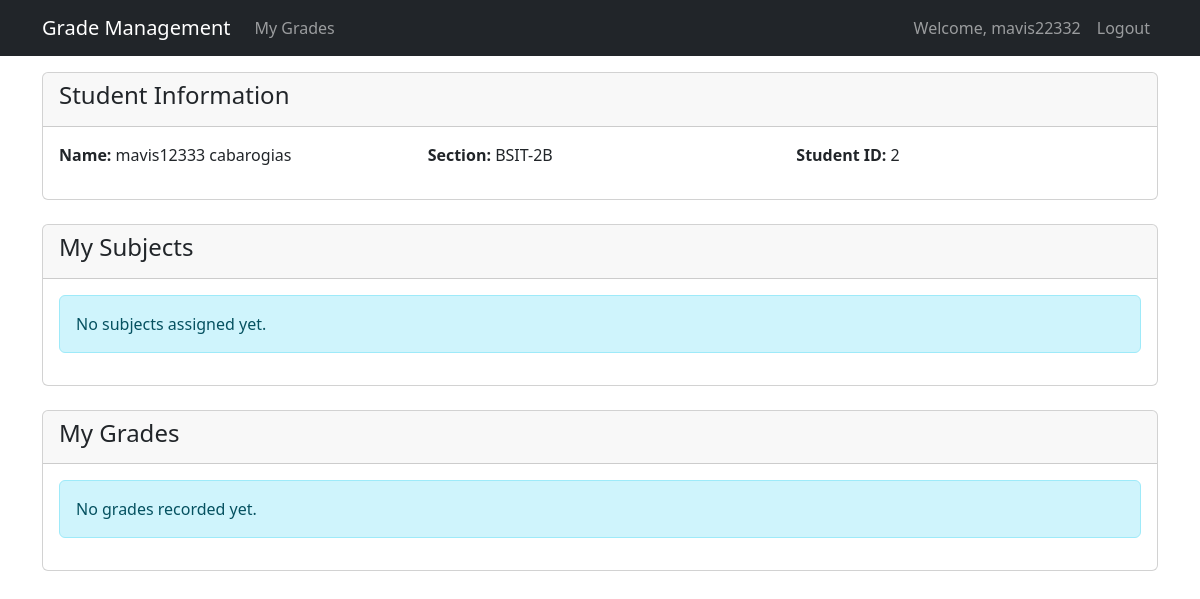
Page /students/view_grades.php (signed in) on the committed database.
### tables this page shows
CREATE TABLE `students` (
  `student_id` int(11) NOT NULL,
  `user_id` int(11) DEFAULT NULL,
  `first_name` varchar(50) NOT NULL,
  `last_name` varchar(50) NOT NULL,
  `email` varchar(100) DEFAULT NULL,
  `phone` varchar(20) DEFAULT NULL
);

CREATE TABLE `sections` (
  `section_id` int(11) NOT NULL,
  `section_name` varchar(50) NOT NULL,
  `academic_year` varchar(20) NOT NULL
);

### students/view_grades.php (the view, shortened to what this page needs)
<?php
require_once '../config/db.php';
$student_id = null;
if (isset($_SESSION['user_id'])) {
    $stmt = $conn->prepare("SELECT student_id FROM students WHERE user_id = ?");
    $stmt->bind_param("i", $_SESSION['user_id']);
    $stmt->execute();
    $result = $stmt->get_result();
    $student_data = $result->fetch_assoc();
    $student_id = $student_data['student_id'] ?? null;
}
$grades = $conn->query("
    SELECT s.subject_name, g.grade, g.grade_date, g.remarks, t.first_name AS teacher_first, t.last_name AS teacher_last
    FROM grades g
    JOIN subjects s ON g.subject_id = s.subject_id
    JOIN teachers t ON g.teacher_id = t.teacher_id
    WHERE g.student_id = $student_id
    ORDER BY g.grade_date DESC
");
$student_info = $conn->query("
    SELECT s.first_name, s.last_name, sec.section_name
    FROM students s
    LEFT JOIN student_section ss ON s.student_id = ss.student_id
    LEFT JOIN sections sec ON ss.section_id = sec.section_id
    WHERE s.student_id = $student_id
")->fetch_assoc();
$subjects = $conn->query("
    SELECT sub.subject_name
    FROM subjects sub
    JOIN student_section ss ON sub.subject_id = ss.subject_id
    WHERE ss.student_id = $student_id
");
?>
<!DOCTYPE html>
<html lang="en">
<head>
    <link href="https://cdn.jsdelivr.net/npm/bootstrap@5.3.0/dist/css/bootstrap.min.css" rel="stylesheet">
    <link rel="stylesheet" href="https://cdn.jsdelivr.net/npm/bootstrap-icons@1.10.0/font/bootstrap-icons.css">
</head>
<body>
    <?php include '../includes/navbar.php'; ?>
    <div class="container mt-5 pt-4">
        <div class="row">
            <div class="col-md-12">
                <div class="card mb-4">
                    <div class="card-header">
                        <h4>Student Information</h4>
                    </div>
                    <div class="card-body">
                        <div class="row">
                            <div class="col-md-4">
                                <p><strong>Name:</strong> <?php echo $student_info['first_name'] . ' ' . $student_info['last_name']; ?></p>
                            </div>
                            <div class="col-md-4">
                                <p><strong>Section:</strong> <?php echo $student_info['section_name'] ?? 'Not assigned'; ?></p>
                            </div>
                            <div class="col-md-4">
                                <p><strong>Student ID:</strong> <?php echo $student_id; ?></p>
                            </div>
                        </div>
                    </div>
                </div>
                <div class="card mb-4">
                    <div class="card-header">
                        <h4>My Subjects</h4>
                    </div>
                    <div class="card-body">
                        <?php if ($subjects->num_rows > 0): ?>
                            <ul>
                                <?php while ($subject = $subjects->fetch_assoc()): ?>
                                    <li><?php echo $subject['subject_name']; ?></li>
                                <?php endwhile; ?>
                            </ul>
                        <?php else: ?>
                            <div class="alert alert-info">No subjects assigned yet.</div>
                        <?php endif; ?>
                    </div>
                </div>
                <div class="card">
                    <div class="card-header">
                        <h4>My Grades</h4>
                    </div>
                    <div class="card-body">
                        <?php if ($grades->num_rows > 0): ?>
                            <div class="table-responsive">
                                <table class="table table-striped">
                                    <thead>
                                        <tr>
                                            <th>Subject</th>
                                            <th>Grade</th>
                                            <th>Teacher</th>
                                            <th>Date</th>
                                            <th>Remarks</th>
                                        </tr>
                                    </thead>
                                    <tbody>
                                        <?php while ($grade = $grades->fetch_assoc()): ?>
                                            <tr>
                                                <td><?php echo $grade['subject_name']; ?></td>
                                                <td><?php echo $grade['grade']; ?></td>
                                                <td><?php echo $grade['teacher_first'] . ' ' . $grade['teacher_last']; ?></td>
                                                <td><?php echo $grade['grade_date']; ?></td>
                                                <td><?php echo $grade['remarks']; ?></td>
                                            </tr>
                                        <?php endwhile; ?>
                                    </tbody>
                                </table>
                            </div>
                        <?php else: ?>
                            <div class="alert alert-info">No grades recorded yet.</div>
                        <?php endif; ?>
                    </div>
                </div>
            </div>
        </div>
    </div>
</body>
</html>

### rows in the picture
students: first_name "mavis12333", last_name "cabarogias", sections.section_name "BSIT-2B", student_id "2"

### other values in the picture
$_SESSION['username'] "mavis22332"
